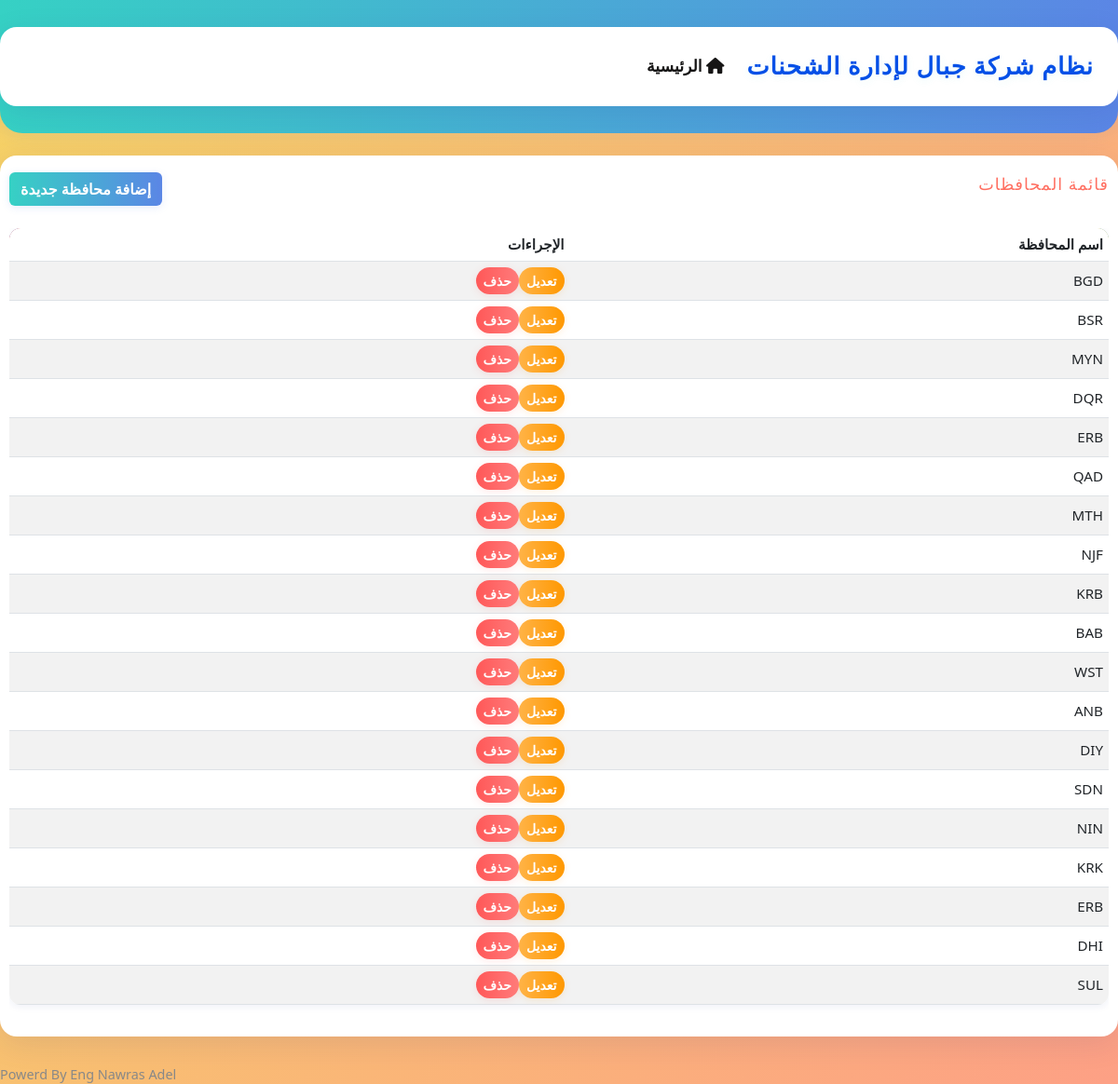
The page /governorates on the database its author committed.
### tables this page shows
CREATE TABLE governorate (
                id INTEGER PRIMARY KEY AUTOINCREMENT,
                name TEXT NOT NULL
            );

### app.py (the view)
@app.route('/governorates')
def list_governorates():
    with get_db() as db:
        governorates = db.execute('SELECT * FROM governorate').fetchall()
    return render_template('list_governorates.html', governorates=governorates)

### app.py (called while the page is built)
@contextmanager
def get_db():
    db = sqlite3.connect(DATABASE)
    db.row_factory = sqlite3.Row
    try:
        yield db
        db.commit()
    except Exception as e:
        db.rollback()
        raise e
    finally:
        db.close()

### templates/list_governorates.html
{% extends "base.html" %}
{% block content %}
<div class="d-flex justify-content-between align-items-center mb-4">
    <h1>قائمة المحافظات</h1>
    <a href="{{ url_for('new_governorate') }}" class="btn btn-primary">إضافة محافظة جديدة</a>
</div>
<div class="table-responsive">
    <table class="table table-striped">
        <thead>
            <tr>
                <th>اسم المحافظة</th>
                <th>الإجراءات</th>
            </tr>
        </thead>
        <tbody>
            {% for governorate in governorates %}
            <tr>
                <td>{{ governorate.name }}</td>
                <td>
                    <div class="btn-group" role="group">
                        <a href="{{ url_for('edit_governorate', id=governorate.id) }}" class="btn btn-warning btn-sm">تعديل</a>
                        <form action="{{ url_for('delete_governorate', id=governorate.id) }}" method="POST" class="d-inline" onsubmit="return confirm('هل أنت متأكد من حذف هذه المحافظة؟');">
                            <button type="submit" class="btn btn-danger btn-sm">حذف</button>
                        </form>
                    </div>
                </td>
            </tr>
            {% endfor %}
        </tbody>
    </table>
</div>
{% endblock %}

### templates/base.html (shortened to what this page needs)
<!DOCTYPE html>
<html lang="ar" dir="rtl">
<head>
    <link href="https://cdn.jsdelivr.net/npm/bootstrap@5.3.0/dist/css/bootstrap.min.css" rel="stylesheet">
    <link rel="stylesheet" href="https://cdn.jsdelivr.net/npm/bootstrap@5.3.0/dist/css/bootstrap.rtl.min.css">
    <link rel="stylesheet" href="https://cdnjs.cloudflare.com/ajax/libs/font-awesome/6.0.0/css/all.min.css">
    <link rel="stylesheet" href="{{ url_for('static', filename='style.css') }}">
</head>
<body>
    <nav class="navbar navbar-expand-lg navbar-dark mb-4">
        <div class="container">
            <a class="navbar-brand" href="{{ url_for('index') }}">نظام شركة جبال لإدارة الشحنات</a>
            <div class="collapse navbar-collapse" id="navbarNav">
                <ul class="navbar-nav">
                    <li class="nav-item">
                        <a class="nav-link" href="{{ url_for('index') }}">
                            <i class="fa-solid fa-house"></i> الرئيسية
                        </a>
                    </li>
                </ul>
            </div>
        </div>
    </nav>
    <div class="container">
        {% block content %}{% endblock %}
    </div>
    <div style="font-size: 0.9em; color: #888; font-family: 'Segoe UI', Tahoma, Geneva, Verdana, sans-serif; text-align: left; margin-top: 30px;">
        Powerd By Eng Nawras Adel
    </div>
</body>
</html>

### static/style.css (style rules this page uses)
body { background: linear-gradient(120deg, #f6d365 0%, #fda085 100%); font-family: 'Cairo', 'Segoe UI', Tahoma, Geneva, Verdana, sans-serif; color: #222; margin: 0; padding: 0; direction: rtl; }
.container, .content { background: #fff; border-radius: 18px; box-shadow: 0 8px 32px 0 rgba(31, 38, 135, 0.10); padding: 18px 10px; margin: 18px auto; max-width: 100vw; }
h1, h2, h3, h4, h5 { color: #ff6f61; font-family: 'Cairo', 'Segoe UI', sans-serif; letter-spacing: 1px; font-size: 1.1rem; margin-bottom: 0.7rem; }
form { display: flex; flex-direction: column; gap: 3px; }
button, input[type="submit"] { background: linear-gradient(90deg, #36d1c4 0%, #5b86e5 100%); color: #fff; border: none; cursor: pointer; font-weight: bold; box-shadow: 0 2px 8px rgba(91, 134, 229, 0.15); transition: background 0.2s, transform 0.1s, box-shadow 0.2s; }
.btn-primary, button.btn-primary, input[type="submit"].btn-primary { background: linear-gradient(90deg, #36d1c4 0%, #5b86e5 100%) !important; color: #fff !important; border: none !important; font-weight: bold; box-shadow: 0 2px 8px rgba(91, 134, 229, 0.15); transition: background 0.2s, transform 0.1s, box-shadow 0.2s; }
.btn-danger, button.btn-danger, input[type="submit"].btn-danger { background: linear-gradient(90deg, #ff5858 0%, #ff7b7b 100%) !important; color: #fff !important; border: none !important; font-weight: bold; box-shadow: 0 2px 8px rgba(255, 88, 88, 0.13); transition: background 0.2s, transform 0.1s, box-shadow 0.2s; }
.btn-warning, button.btn-warning, input[type="submit"].btn-warning { background: linear-gradient(90deg, #ffb347 0%, #ff9800 100%) !important; color: #fff !important; border: none !important; font-weight: bold; box-shadow: 0 2px 8px rgba(255, 152, 0, 0.13); transition: background 0.2s, transform 0.1s, box-shadow 0.2s; }
.btn-info, button.btn-info, input[type="submit"].btn-info, .btn-warning, button.btn-warning, input[type="submit"].btn-warning, .btn-danger, button.btn-danger, input[type="submit"].btn-danger { border-radius: 20px !important; }
table { width: 100% !important; background: #fff; border-radius: 12px; overflow: hidden; box-shadow: 0 2px 8px rgba(31, 38, 135, 0.07); margin-bottom: 0.5rem; direction: rtl; }
thead { background: linear-gradient(90deg, #ff6f61 0%, #f6d365 100%); color: #fff; font-weight: bold; }
tbody tr:nth-child(even) { background: #fff7f0; }
td, th { padding: 6px 6px !important; text-align: right; vertical-align: middle; font-size: 0.95rem; }
.navbar { background: linear-gradient(90deg, #36d1c4 0%, #5b86e5 100%) !important; box-shadow: 0 4px 18px 0 rgba(91, 134, 229, 0.10); border-radius: 0 0 24px 24px; padding-top: 0.7rem; padding-bottom: 0.7rem; }
.navbar .navbar-brand { font-size: 1.6rem; font-weight: bold; color: #0550e7 !important; letter-spacing: 1px; text-shadow: 0 2px 8px rgba(54, 209, 196, 0.10); }
.navbar-nav .nav-link { color: #161515 !important; font-weight: bold; font-size: 1.08rem; transition: color 0.2s; }
::placeholder { color: #ffb199; }

### templates/base.html (style rules this page uses)
:root { --primary-color: #2196F3; --secondary-color: #FF4081; --accent-color: #FFC107; }
body { background-color: #f8f9fa; font-family: 'Segoe UI', Tahoma, Geneva, Verdana, sans-serif; }
.navbar { background-color: var(--primary-color); }
.btn-primary { background-color: var(--primary-color); border-color: var(--primary-color); }
.table thead { background-color: var(--primary-color); color: white; }

### rows shown on the page
governorate: name "BGD"
governorate: name "BSR"
governorate: name "MYN"
governorate: name "DQR"
governorate: name "ERB"
governorate: name "QAD"
governorate: name "MTH"
governorate: name "NJF"
governorate: name "KRB"
governorate: name "BAB"
governorate: name "WST"
governorate: name "ANB"
governorate: name "DIY"
governorate: name "SDN"
governorate: name "NIN"
governorate: name "KRK"
governorate: name "ERB"
governorate: name "DHI"
governorate: name "SUL"
